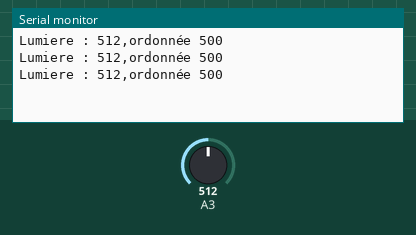
A sketch run on a simulated Arduino Uno, built with avr-gcc and run on an emulated ATmega328P. Shown: the last lines printed to the serial monitor. Inputs (shaded band) come from the test bench; at power-on: A3 = 512.

Above: at 1.3 s.
1.4 s: A3 set to 716
At 1.9 s:
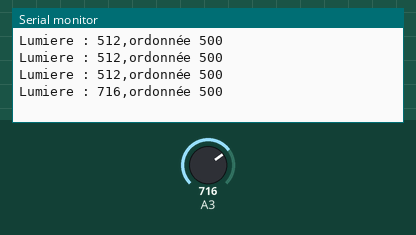
2.9 s: A3 set to 900
At 3.4 s:
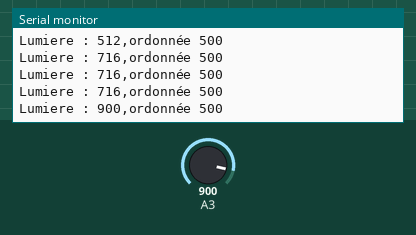
Timing chart, 0 to 5.9 s (numbered marks = the images above; inputs shaded):
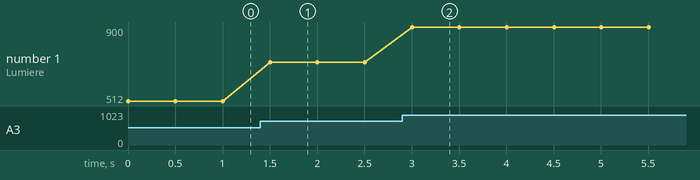

Measured:
- after the input at 1.4 s, the serial monitor: prints a new line after 0.10 s (image 1)
- after the input at 2.9 s, the serial monitor: prints a new line after 0.10 s (image 2)
- plotted number 1: 512 → 716 after the input at 1.4 s, 716 → 900 after the input at 2.9 s

The sketch:

Lumi_re.ino
```cpp
int absc;
int ord=500;
void setup() {
  // put your setup code here, to run once:

  Serial.begin(9600);

}

void loop() {
  // put your main code here, to run repeatedly:

  absc=analogRead(A3);
  Serial.print("Lumiere : ");
  Serial.print(absc);
  Serial.print(",");
  Serial.print("ordonnée ");
  Serial.println(ord);
  delay(500);

}
```
